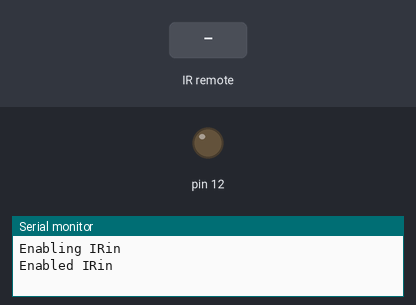
This sketch was run on a simulated Arduino Uno, built with avr-gcc and run on an emulated ATmega328P. Shown: output pins drawn as LEDs (lit = HIGH), the last lines printed to the serial monitor. The test bench sets the inputs (shaded band).

Above: at 1.2 s.
1.3 s: infrared code 0x1FE58A7 received
At 2.5 s:
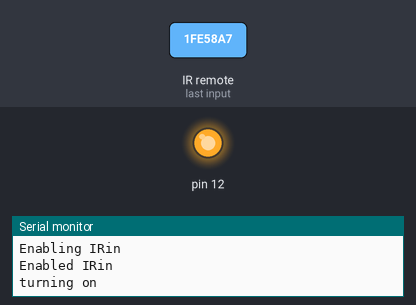
2.8 s: infrared code 0x1FEA05F received
At 4.0 s:
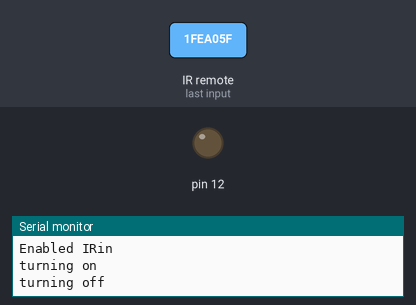
Timing chart, 0 to 5.8 s (numbered marks = the images above; inputs shaded):
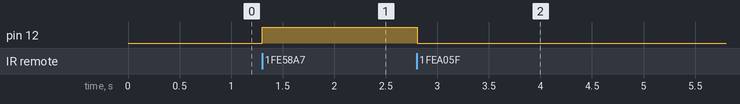

The sketch:

IRrecvLED.ino
```cpp
// (licence header left out)
#include <IRremote.h>

int RECV_PIN = 11;
// HEX ONVAL = 0x1FE58A7;
// HEX OFFVAL = 0x1FEA05F;

IRrecv irrecv(RECV_PIN);

decode_results results;

void setup()
{
  pinMode(12, OUTPUT);

  Serial.begin(9600);
  // In case the interrupt driver crashes on setup, give a clue
  // to the user what's going on.
  Serial.println("Enabling IRin");
  irrecv.enableIRIn(); // Start the receiver
  Serial.println("Enabled IRin");
}

void loop() {
  // HEX ONVAL = 1FE58A7;
  // HEX OFFVAL = 1FEA05F;
  if (irrecv.decode(&results)) {
    if (results.value == 0x1FE58A7) {
      Serial.println("turning on");
      digitalWrite(12, HIGH);
    } else if (results.value == 0x1FEA05F) {
      Serial.println("turning off");
      digitalWrite(12, LOW);
    }
    // Serial.println(results.value, HEX);
    irrecv.resume(); // Receive the next value
  }
  delay(100);
}
```

Measured:
- after the input at 1.3 s, pin 12: LOW → HIGH at once
- after the input at 2.8 s, pin 12: HIGH → LOW at once
